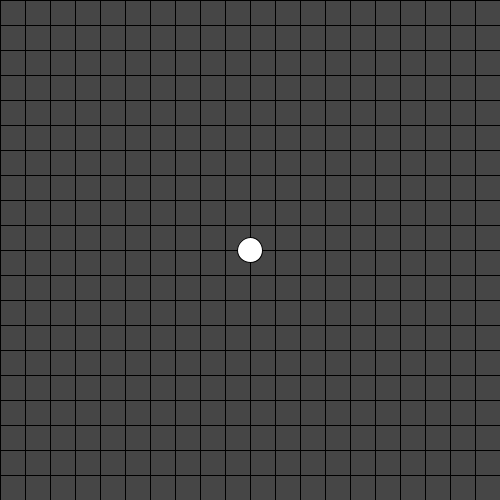
Frame 1 (no input)
Frame 60 (the mouse pressed at the canvas centre just before this capture): identical to frame 1, image omitted
Frame 120 (the mouse held since frame 60 and released just before this capture): identical to frame 1, image omitted

The Processing sketch that drew this single still picture (run headless with seeded random() and noise(); from frame 60 on, the mouse is pressed at the canvas centre):

// Processing sketch: Agar_io
// ── Agar_io.pde
float midx;
float midy;
float currentx;
float currenty;
float speed;
float minGridX = -500;
float maxGridX = 500;
float minGridY = -500;
float maxGridY = 500;
float gridLines = 25;
float clickx;
float clicky;
boolean clicked;
void setup() {
  size(500, 500); 
  midx = width/2;
  midy = height/2;
  currentx = midx;
  currenty = midy;
  speed = 100;
}
void checkBoundries() {
  if (currentx < minGridX) {
    currentx = minGridX;
  }
  if (currentx > maxGridX) {

    currentx = maxGridX;
  }
  if (currenty < minGridY) {

    currenty = minGridY;
  }
  if (currenty > maxGridY) {
    currenty = maxGridY;
  }
}
void drawGrid(float shiftx, float shifty) {

  for (float x = minGridX; x <= maxGridX; x+= gridLines) {
    line(x + shiftx, minGridY + shifty, x + shiftx, maxGridY + shifty);
  }
  for (float y = minGridY; y <= maxGridX; y+= gridLines) {
    line(minGridX + shiftx, y + shifty, maxGridX + shiftx, y + shifty);
  }
}
void draw() {
  checkBoundries();
  //currentx = mouseX;
  //currenty = mouseY;
  float shiftx = midx - currentx;
  float shifty = midy - currenty;
  if (clicked == true) {
    moveTo(shiftx, shifty);
    
  }
  background(70);
  drawGrid(shiftx, shifty);
  ellipse(midx, midy, 25, 25);  

  println(currentx + ", " + currenty);
}
void keyPressed() {
  if (keyCode == UP) {
    currenty -= speed;
  }
  if (keyCode == DOWN) {
    currenty += speed;
  }
  if (keyCode == LEFT) {
    currentx -= speed;
  }
  if (keyCode == RIGHT) {
    currentx += speed;
  }
}
void mouseReleased() {
  println("Mouse Clicked " + mouseX + mouseY);
  clickx = currentx  - (midx - mouseX);
  clicky = currenty - (midy - mouseY);
  clicked = true;
}
void moveTo(float shiftx, float shifty) {
  if(dist(currentx, currenty, clickx, clicky) <= speed) {
     currentx = clickx;
     currenty = clicky;
  } else {
    float rise = clickx - currentx;
    float run = clicky - currenty;
    float angle = atan(run/rise);
    float deltax = speed * cos(angle);
    if((run > 0 && deltax < 0) || (rise<0 && deltax>0)) {
      deltax = -deltax;
    }
    float deltay = speed * sin(angle);
    if((rise > 0 && deltay < 0) || (run<0 && deltay>0)) {
      deltay = -deltay;
    }
    currentx += deltax;
    currenty += deltay;
    
  }
  
}
